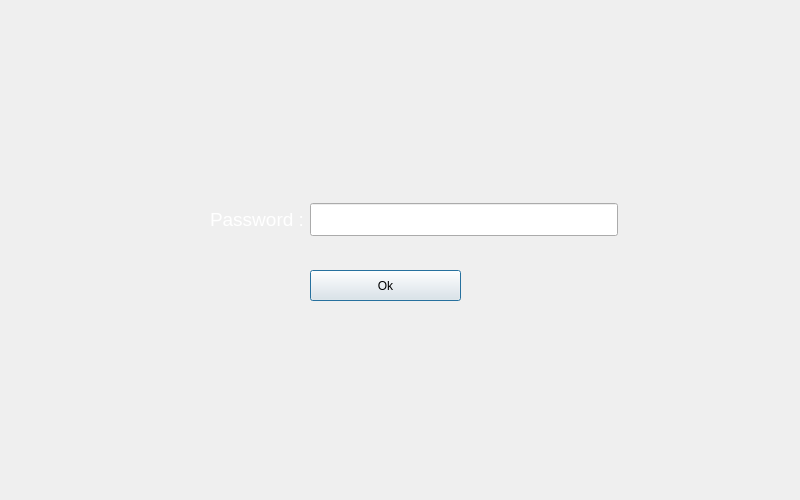
<?xml version="1.0" encoding="UTF-8"?>
<ui version="4.0">
 <class>DialogTLLogin</class>
 <widget class="QDialog" name="DialogTLLogin">
  <property name="geometry">
   <rect>
    <x>0</x>
    <y>0</y>
    <width>800</width>
    <height>500</height>
   </rect>
  </property>
  <property name="windowTitle">
   <string>Dialog</string>
  </property>
  <widget class="QPushButton" name="pushButton">
   <property name="geometry">
    <rect>
     <x>310</x>
     <y>270</y>
     <width>151</width>
     <height>31</height>
    </rect>
   </property>
   <property name="text">
    <string>Ok</string>
   </property>
  </widget>
  <widget class="QLabel" name="label">
   <property name="geometry">
    <rect>
     <x>210</x>
     <y>200</y>
     <width>129</width>
     <height>39</height>
    </rect>
   </property>
   <property name="palette">
    <palette>
     <active>
      <colorrole role="WindowText">
       <brush brushstyle="SolidPattern">
        <color alpha="255">
         <red>255</red>
         <green>255</green>
         <blue>255</blue>
        </color>
       </brush>
      </colorrole>
     </active>
     <inactive>
      <colorrole role="WindowText">
       <brush brushstyle="SolidPattern">
        <color alpha="255">
         <red>255</red>
         <green>255</green>
         <blue>255</blue>
        </color>
       </brush>
      </colorrole>
     </inactive>
     <disabled>
      <colorrole role="WindowText">
       <brush brushstyle="SolidPattern">
        <color alpha="96">
         <red>164</red>
         <green>166</green>
         <blue>168</blue>
        </color>
       </brush>
      </colorrole>
     </disabled>
    </palette>
   </property>
   <property name="font">
    <font>
     <pointsize>14</pointsize>
    </font>
   </property>
   <property name="text">
    <string>Password :</string>
   </property>
  </widget>
  <widget class="QLineEdit" name="lineEdit">
   <property name="geometry">
    <rect>
     <x>310</x>
     <y>203</y>
     <width>308</width>
     <height>33</height>
    </rect>
   </property>
   <property name="palette">
    <palette>
     <active>
      <colorrole role="WindowText">
       <brush brushstyle="SolidPattern">
        <color alpha="255">
         <red>255</red>
         <green>255</green>
         <blue>255</blue>
        </color>
       </brush>
      </colorrole>
     </active>
     <inactive>
      <colorrole role="WindowText">
       <brush brushstyle="SolidPattern">
        <color alpha="255">
         <red>255</red>
         <green>255</green>
         <blue>255</blue>
        </color>
       </brush>
      </colorrole>
     </inactive>
     <disabled>
      <colorrole role="WindowText">
       <brush brushstyle="SolidPattern">
        <color alpha="96">
         <red>164</red>
         <green>166</green>
         <blue>168</blue>
        </color>
       </brush>
      </colorrole>
     </disabled>
    </palette>
   </property>
   <property name="font">
    <font>
     <pointsize>14</pointsize>
    </font>
   </property>
   <property name="maxLength">
    <number>32</number>
   </property>
   <property name="echoMode">
    <enum>QLineEdit::Password</enum>
   </property>
  </widget>
 </widget>
 <resources/>
 <connections/>
</ui>
